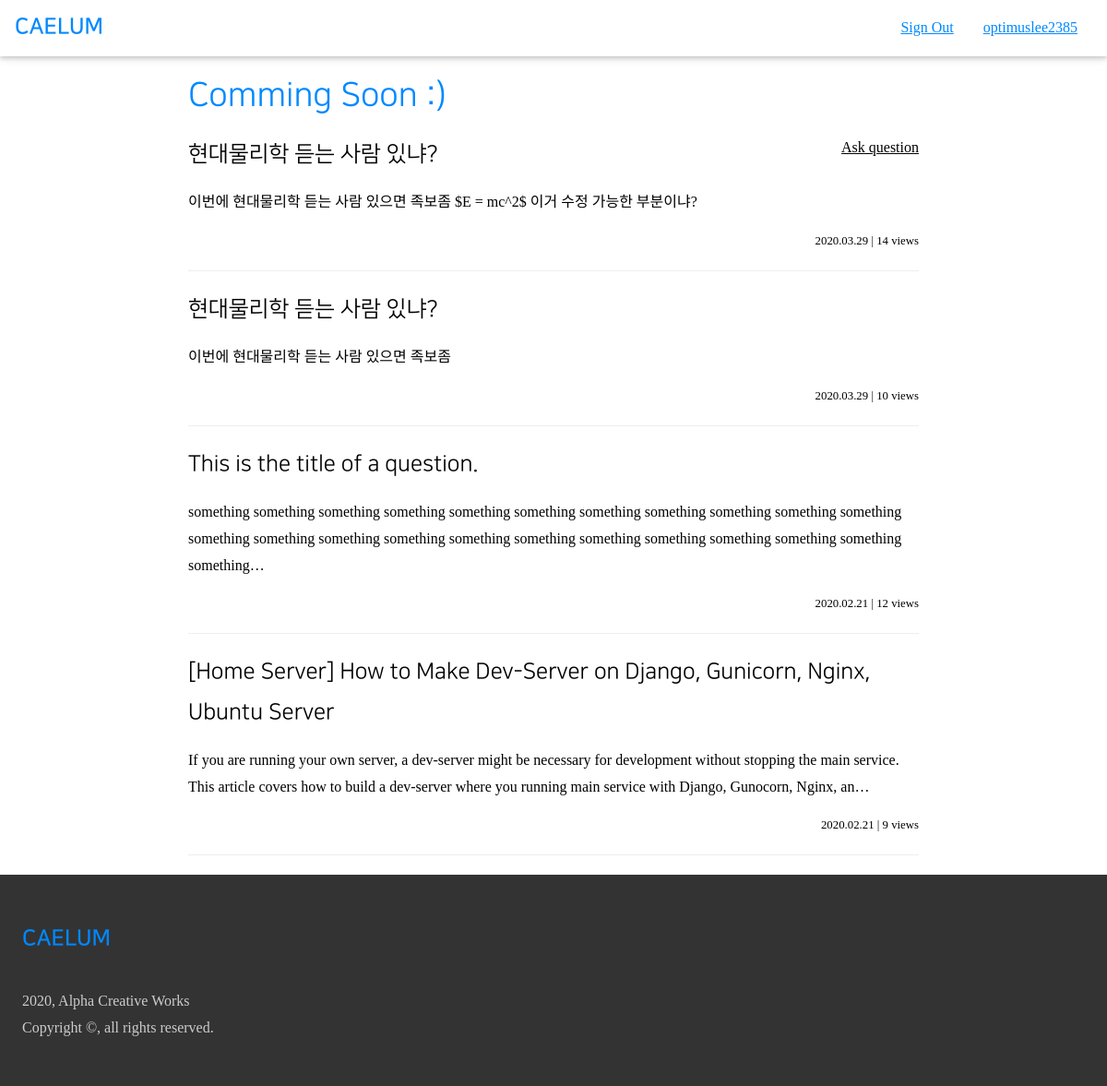
The app's page / (signed in) with its own data.
### accounts/models.py (models this page shows, shortened)
class User(AbstractBaseUser):
    email = models.EmailField(
        max_length=255,
        unique=True,
    )
    portal_id = models.CharField(
        max_length=10,
        unique=True,
        null=True,
    )
    name = models.CharField(
        max_length=30,
        null=True,
    )
    dept_major = models.CharField(
        max_length=50,
        null=True,
    )
    username = models.SlugField(
        max_length=30,
        null=True,
        unique=True,
    )
    reputation = models.IntegerField(
        blank=False,
        null=False,
        default=0,
    )
    is_email_verified = models.BooleanField(default=False)
    is_active = models.BooleanField(default=True)
    is_admin = models.BooleanField(default=False)
    objects = UserManager()
    USERNAME_FIELD = 'email'
    REQUIRED_FIELD = [
    ]

### air/models.py (models this page shows, shortened)
class Article(models.Model):
    author = models.ForeignKey(
        User,
        on_delete=models.CASCADE,
    )
    content = MarkdownxField()
    tags = TaggableManager(
        blank=True,
    )
    date_created = models.DateTimeField(
        auto_now_add=True,
    )
    hit_count = models.IntegerField(
        default=0,
    )
    is_answer = models.BooleanField(
        default=False,
    )
    parent = models.ForeignKey(
        'self',
        blank=True,
        null=True,
        on_delete=models.CASCADE,
        related_name='answers',
    )
    accepted = models.BooleanField(
        default=False,
    )
    def get_title(self):
        return self.content.split('\n')[0].replace('#', '').strip()
    def get_preview(self):
        text = ''.join(self.content.split('\n')[1:])
        preview = re.sub('\!\[\]\(.+\)', '', text)
        preview = re.sub('\#+', '', preview)
        return(preview)
    class Meta:
        ordering = ['-date_created']

### air/views.py (the view)
# urls.py: path('', views.index, name='index'),
@login_required
def index(request):
    user = request.user
    articles = Article.objects.filter(is_answer=False).all()
    context = {
        'user': user,
        'articles': articles,
    }
    return render(request, 'air/index.html', context)

### air/templates/air/index.html (shortened to what this page needs)
{% extends 'air/account_widget.html' %}
{% block content %}
 <div class=" acw3-container acw3-max-width-840 acw3-min-height-100">
     <h1 class=" acw3-text-c">Comming Soon :)</h1>
    <a href="{% url 'air:question' %}" class=" acw3-right">Ask question</a>
     {% for article in articles %}
     <a href="{% url 'air:article' article.pk %}" class=" acw3-text-none"
       ><h3>{{ article.get_title }}</h3></a
     >
     <p>{{ article.get_preview | truncatechars:230 }}</p>
     <div class=" acw3-bar">
       <small  class=" acw3-right">
         {{ article.date_created  | date:'Y.m.d' }} | {{ article.hit_count }} views
       </small>
     </div>
     <hr />
   {% endfor %}
 </div>
{% endblock %}

### air/templates/air/account_widget.html (shortened to what this page needs)
{% extends 'common/base.html' %}
{% block account %}
<a href="{% url 'accounts:sign_out' %}" class=" acw3-bar-item">
    Sign Out
</a>
<a href="{% url 'accounts:account_manage' %}" class=" acw3-bar-item">
    {{ user.username }}
</a>
{% endblock %}

### static/common/acw3_pro.css (style rules this page uses)
html { box-sizing: border-box }
*, *:before, *:after { box-sizing: inherit }
html { -ms-text-size-adjust: 100%; -webkit-text-size-adjust: 100% }
body { margin: 0 }
a { background-color: transparent }
small { font-size: 80% }
hr { box-sizing: content-box; height: 0; overflow: visible }
html, body { font-family: Verdana, sans-serif; font-size: 16px; line-height: 1.5 }
html { overflow-x: hidden }
h1 { font-size: 36px }
h3 { font-size: 24px }
h1, h2, h3, h4, h5, h6 { font-family: "Segoe UI", Arial, sans-serif; font-weight: 400; margin: 10px 0 }
hr { border: 0; border-top: 1px solid #eee; margin: 20px 0 }
a { color: inherit }
.acw3-bar { width: 100%; overflow: hidden }
.acw3-bar .acw3-bar-item { padding: 8px 16px; float: left; width: auto; border: none; display: block; outline: 0 }
.acw3-container:after, .acw3-container:before, .acw3-panel:after, .acw3-panel:before, .acw3-row:after, .acw3-row:before, .acw3-row-padding:after, .acw3-row-padding:before, .acw3-cell-row:before, .acw3-cell-row:after, .acw3-clear:after, .acw3-clear:before, .acw3-bar:before, .acw3-bar:after { content: ""; display: table; clear: both }
.acw3-container, .acw3-panel { padding: 0.01em 24px }
.acw3-right { float: right!important }

### static/common/axw3.css (style rules this page uses)
body, html { height: 100%; line-height: 1.8; padding: 0; margin: 0; font-family: "NBG"; }
h1, h2, h3, h4, h5, h6 { font-family: "NS"; color: #000000; }
a { cursor: pointer; }
.acw3-max-width-840 { max-width: 840px; margin: auto; }
.acw3-text-none { text-decoration: none; }
.acw3-min-height-100 { min-height: 100vh; }
.acw3-text-c { color:#0088FF !important; }

### records on screen
User: username "optimuslee2385"
Article: get_title "현대물리학 듣는 사람 있냐?", get_preview "이번에 현대물리학 듣는 사람 있으면 족보좀 $E = mc^2$ 이거 수정 가능한 부분이냐?", date_created "2020.03.29", hit_count "14"
Article: get_title "현대물리학 듣는 사람 있냐?", get_preview "이번에 현대물리학 듣는 사람 있으면 족보좀", date_created "2020.03.29", hit_count "10"
Article: get_title "This is the title of a question.", get_preview "something something something something something something something something something something something something something something something something something something something something something something something…", date_created "2020.02.21", hit_count "12"
Article: get_title "[Home Server] How to Make Dev-Server on Django, Gunicorn, Nginx, Ubuntu Server", get_preview "If you are running your own server, a dev-server might be necessary for development without stopping the main service. This article covers how to build a dev-server where you running main service with Django, Gunocorn, Nginx, an…", date_created "2020.02.21", hit_count "9"
